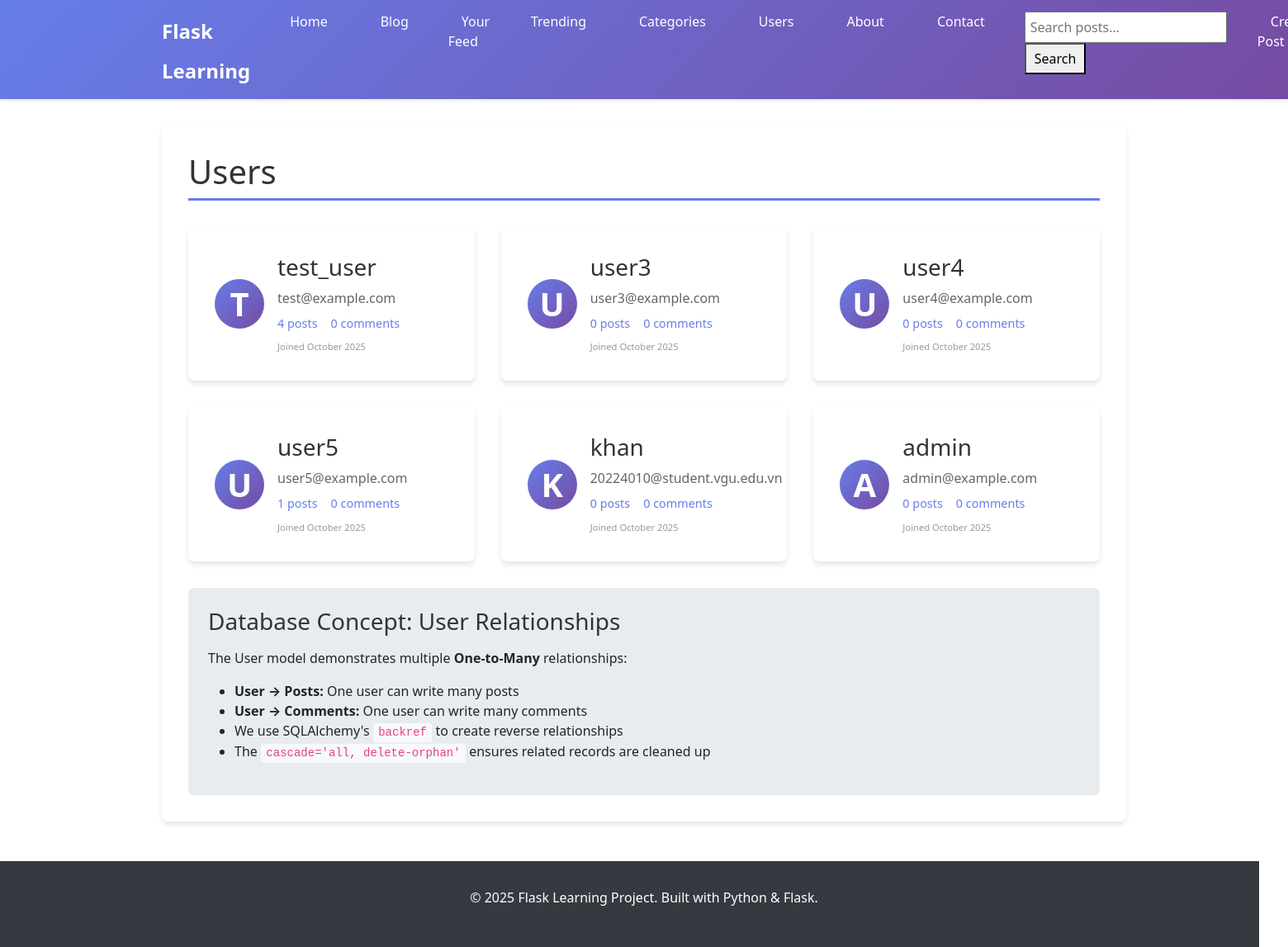
Screenshot of /users (signed in) with the database file from the repository.
### app.py (models this page shows, shortened)
class User(db.Model, UserMixin):
    id = db.Column(db.Integer, primary_key=True)
    username = db.Column(db.String(80), unique=True, nullable=False)
    email = db.Column(db.String(120), unique=True, nullable=False)
    password_hash = db.Column(db.String(255), nullable=False)
    avatar_filename = db.Column(db.String(255), nullable=True, default='default-avatar.png')
    is_admin = db.Column(db.Boolean, default=False)
    created_at = db.Column(db.DateTime, default=datetime.utcnow)
    is_active = db.Column(db.Boolean, default=True)
    posts = db.relationship('Post', backref='author', lazy=True, cascade='all, delete-orphan')
    comments = db.relationship('Comment', backref='author', lazy=True, cascade='all, delete-orphan')

### app.py (the view)
@app.route('/users')
def users():
    users = User.query.all()
    return render_template('users.html', title='Users', users=users)

### app.py (called while the page is built)
@login_manager.user_loader
def load_user(user_id):
    print(f"DEBUG: user_loader called with user_id: {user_id}")
    user = User.query.get(int(user_id))
    print(f"DEBUG: user_loader found user: {bool(user)}")
    if user:
        print(f"DEBUG: user_loader username: {user.username}")
    return user

### templates/users.html
{% extends "base.html" %}
{% block content %}
<div class="content-section">
    <h1>Users</h1>
    {% if users %}
        <div class="users-grid">
            {% for user in users %}
            <div class="user-card">
                <div class="user-avatar">
                    <span class="avatar-letter">{{ user.username[0].upper() }}</span>
                </div>
                <div class="user-info">
                    <h3><a href="{{ url_for('main.user_profile', username=user.username) }}">{{ user.username }}</a></h3>
                    <p class="user-email">{{ user.email }}</p>
                    <div class="user-stats">
                        <span class="stat">{{ user.posts|length }} posts</span>
                        <span class="stat">{{ user.comments|length }} comments</span>
                    </div>
                    <div class="user-joined">
                        <small>Joined {{ user.created_at.strftime('%B %Y') }}</small>
                    </div>
                </div>
            </div>
            {% endfor %}
        </div>
    {% else %}
        <div class="no-users">
            <h3>No users yet!</h3>
            <p>Initialize the database to create sample users.</p>
            <a href="{{ url_for('init_db') }}" class="btn btn-primary">Initialize Sample Data</a>
        </div>
    {% endif %}
    <div class="database-info">
        <h3>Database Concept: User Relationships</h3>
        <p>The User model demonstrates multiple <strong>One-to-Many</strong> relationships:</p>
        <ul>
            <li><strong>User → Posts:</strong> One user can write many posts</li>
            <li><strong>User → Comments:</strong> One user can write many comments</li>
            <li>We use SQLAlchemy's <code>backref</code> to create reverse relationships</li>
            <li>The <code>cascade='all, delete-orphan'</code> ensures related records are cleaned up</li>
        </ul>
    </div>
</div>
{% endblock %}

### static/css/style.css (style rules this page uses)
* { margin: 0; padding: 0; box-sizing: border-box; }
body { font-family: 'Segoe UI', Tahoma, Geneva, Verdana, sans-serif; line-height: 1.6; color: #333; background-color: #f8f9fa; }
.content-section { background: white; padding: 2rem; border-radius: 8px; box-shadow: 0 4px 6px rgba(0,0,0,0.1); margin: 2rem 0; }
.content-section h1 { color: #333; margin-bottom: 1.5rem; border-bottom: 3px solid #667eea; padding-bottom: 0.5rem; }
.avatar-letter { font-size: 2rem; font-weight: bold; }
.users-grid { display: grid; grid-template-columns: repeat(auto-fit, minmax(300px, 1fr)); gap: 2rem; margin: 2rem 0; }
.user-card { background: white; padding: 2rem; border-radius: 8px; box-shadow: 0 4px 6px rgba(0,0,0,0.1); display: flex; gap: 1rem; align-items: center; transition: transform 0.3s ease; }
.user-avatar { width: 60px; height: 60px; background: linear-gradient(135deg, #667eea 0%, #764ba2 100%); border-radius: 50%; display: flex; align-items: center; justify-content: center; color: white; font-size: 1.5rem; font-weight: bold; flex-shrink: 0; }
.user-info h3 { margin-bottom: 0.5rem; }
.user-info h3 a { color: #333; text-decoration: none; }
.user-email { color: #666; margin-bottom: 0.5rem; }
.user-stats { display: flex; gap: 1rem; margin-bottom: 0.5rem; }
.stat { color: #667eea; font-size: 0.9rem; }
.user-joined { color: #999; font-size: 0.8rem; }
.avatar-letter { font-size: 2.5rem; font-weight: bold; }
.stat { text-align: center; }
.database-info, .database-demo-info, .demo-info { background: #e9ecef; padding: 1.5rem; border-radius: 6px; margin-top: 2rem; }
.database-info h3, .database-demo-info h3, .demo-info h3 { color: #333; margin-bottom: 1rem; }
.database-info code, .database-demo-info code, .demo-info code { background: #f8f9fa; padding: 0.2rem 0.4rem; border-radius: 3px; font-family: 'Courier New', monospace; color: #e83e8c; }

### rows the page displays
User: username "T", username "test_user", email "test@example.com", posts|length "4", comments|length "0", created_at "October 2025"
User: username "U", username "user3", email "user3@example.com", posts|length "0", comments|length "0", created_at "October 2025"
User: username "U", username "user4", email "user4@example.com", posts|length "0", comments|length "0", created_at "October 2025"
User: username "U", username "user5", email "user5@example.com", posts|length "1", comments|length "0", created_at "October 2025"
User: username "K", username "khan", email "20224010@student.vgu.edu.vn", posts|length "0", comments|length "0", created_at "October 2025"
User: username "A", username "admin", email "admin@example.com", posts|length "0", comments|length "0", created_at "October 2025"
